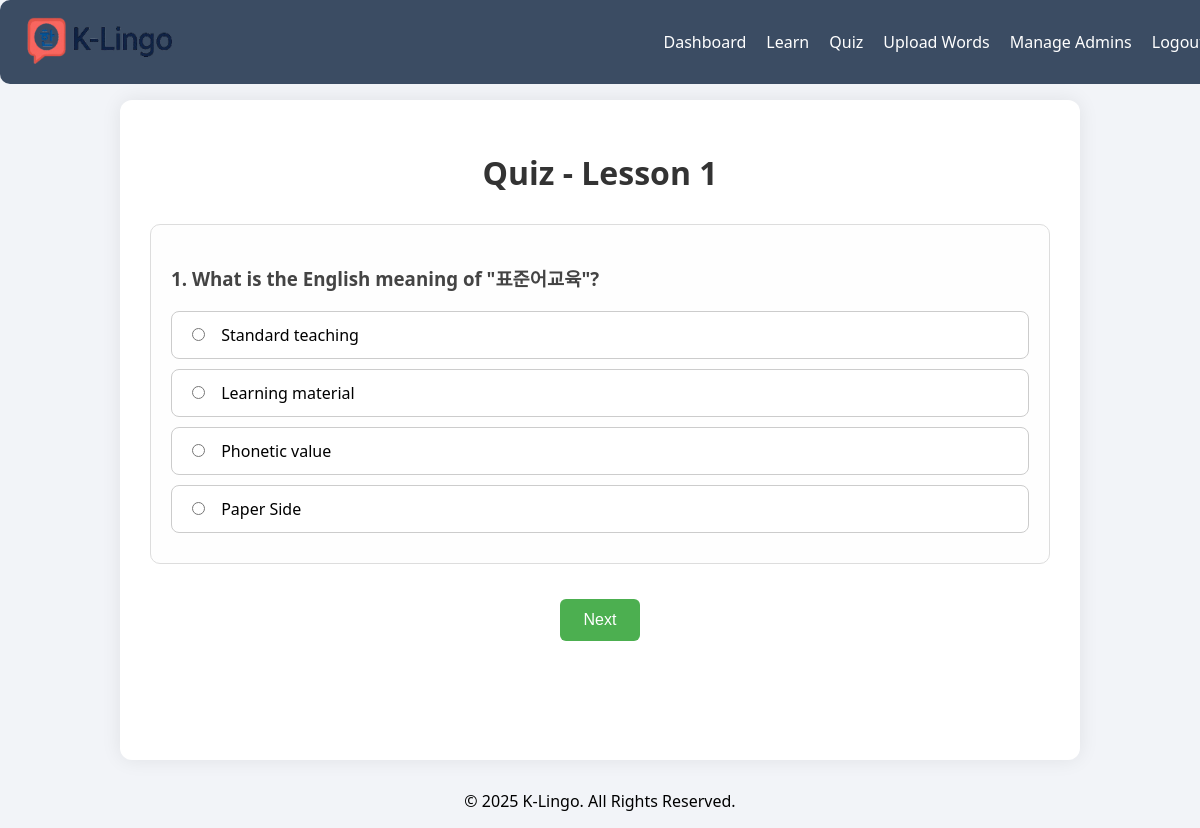
Page /views/quiz.php?lesson=1 (signed in) on the committed database.
### tables this page shows
CREATE TABLE `words` (
  `id` int(11) NOT NULL,
  `korean` varchar(255) NOT NULL,
  `english` varchar(255) NOT NULL,
  `nepali` varchar(255) NOT NULL,
  `lesson_id` int(11) DEFAULT NULL,
  `image_url` text DEFAULT NULL,
  `created_at` timestamp NOT NULL DEFAULT current_timestamp()
);

### views/quiz.php (the view, shortened to what this page needs)
<?php
require_once('../includes/db.php');
$userId = $_SESSION['user_id'];
$lessons_result = $conn->query("SELECT id, lesson_number FROM lessons WHERE is_active = 1 ORDER BY lesson_number ASC");
$stmt = $conn->prepare("SELECT lesson_id, completed FROM user_progress WHERE user_id = ?");
$stmt->bind_param("i", $userId);
$stmt->execute();
$result = $stmt->get_result();
$userProgress = [];
while ($row = $result->fetch_assoc()) {
    $userProgress[(int)$row['lesson_id']] = (bool)$row['completed'];
}
$lesson_id = isset($_GET['lesson']) ? (int) $_GET['lesson'] : 0;
$words = [];
if ($lesson_id > 0) {
    $stmt = $conn->prepare("SELECT * FROM words WHERE lesson_id = ?");
    $stmt->bind_param("i", $lesson_id);
    $stmt->execute();
    $result = $stmt->get_result();
    $words = $result->fetch_all(MYSQLI_ASSOC);
}
?>
<?php include('../includes/header.php'); ?>
<div class="quiz-container">
<?php if (!$lesson_id): ?>
    <h1>Select a Lesson to Start Quiz</h1>
    <div class="lessons" style = " height: 80%; width:100%; display: flex; flex-wrap: wrap; flex-direction: row; justify-content: center;">
    <ul class="lesson-selection">
        <?php
        $lessons_result->data_seek(0);
        while ($lesson = $lessons_result->fetch_assoc()):
            $lessonId = $lesson['id'];
            $lessonNumber = $lesson['lesson_number'];
            $canAccess = true;
            if ($lessonNumber > 1) {
                $prevLessonNumber = $lessonNumber - 1;
                $stmtPrev = $conn->prepare("SELECT id FROM lessons WHERE lesson_number = ?");
                $stmtPrev->bind_param("i", $prevLessonNumber);
                $stmtPrev->execute();
                $prevLessonData = $stmtPrev->get_result()->fetch_assoc();
                $prevLessonId = $prevLessonData['id'] ?? null;
                $hasCompletedPrev = $prevLessonId && !empty($userProgress[$prevLessonId]);
                $canAccess = $hasCompletedPrev || ($_SESSION['role'] === 'admin' || $_SESSION['role'] === 'super_admin');
            }
        ?>
            <?php if ($canAccess): ?>
                <li><a href="?lesson=<?php echo $lessonId; ?>">
                    Lesson <?php echo htmlspecialchars($lessonNumber); ?>
                </a></li>
            <?php else: ?>
                <li><span>🔒 Lesson <?php echo htmlspecialchars($lessonNumber); ?></span></li>
            <?php endif; ?>
        <?php endwhile; ?>
    </ul>
    </div>
<?php else: ?>
    <?php if (empty($words)): ?>
        <p>No words available for quiz in this lesson.</p>
    <?php else: ?>
        <h1>Quiz - Lesson <?php echo htmlspecialchars($lesson_id); ?></h1>
        <form id="quiz-form">
            <?php foreach ($words as $index => $word): ?>
                <?php
                $options = [$word['english']];
                while (count($options) < 4) {
                    $randomWord = $words[array_rand($words)];
                    if (!in_array($randomWord['english'], $options)) {
                        $options[] = $randomWord['english'];
                    }
                }
                shuffle($options);
                ?>
                <div class="quiz-question" data-correct="<?php echo htmlspecialchars($word['english']); ?>" style="display: <?php echo $index === 0 ? 'block' : 'none'; ?>">
                    <h3><?php echo ($index + 1) . ". What is the English meaning of \"" . htmlspecialchars($word['korean']) . "\"?"; ?></h3>
                    <?php foreach ($options as $option): ?>
                        <div class="option">
                            <label>
                                <input type="radio" name="question_<?php echo $index; ?>" value="<?php echo htmlspecialchars($option); ?>">
                                <?php echo htmlspecialchars($option); ?>
                            </label>
                        </div>
                    <?php endforeach; ?>
                </div>
            <?php endforeach; ?>
            <div class="quiz-buttons">
                <button type="button" id="next-btn">Next</button>
            </div>
        </form>
    <?php endif; ?>
<?php endif; ?>
</div>
<center><?php include('../includes/footer.php'); ?> </center>

### views/quiz.php (style rules this page uses)
.quiz-container { margin: 100px auto 30px auto; width: 90%; max-width: 900px; background-color: #ffffff; padding: 30px; border-radius: 12px; box-shadow: 0 0 20px rgba(0, 0, 0, 0.08); height: calc(100vh - 200px); justify-content: center; align-items: center; }
h1 { text-align: center; color: #333; margin-bottom: 30px; font-size: 2rem; }
.quiz-question { margin-bottom: 30px; background-color: #fefefe; padding: 20px; border-radius: 10px; border: 1px solid #ddd; }
.quiz-question h3 { margin-bottom: 20px; color: #444; }
.option { background-color: #fff; border: 1px solid #ccc; padding: 12px 15px; margin-bottom: 10px; border-radius: 8px; cursor: pointer; display: flex; align-items: center; transition: background-color 0.3s; }
.option input[type="radio"] { margin-right: 12px; }
.quiz-buttons { text-align: center; margin-top: 30px; }
.quiz-buttons button { background-color: #4CAF50; color: white; padding: 12px 24px; font-size: 1rem; border: none; border-radius: 6px; cursor: pointer; transition: background-color 0.3s ease; margin: 5px; }

### rows in the picture
words: korean "표준어교육", option "Standard teaching", option "Learning material", option "Phonetic value", option "Paper Side"

### other values in the picture
$lesson_id "1"
